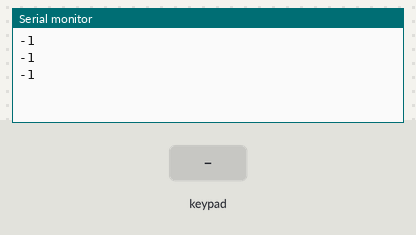
A sketch run on a simulated Arduino Uno, built with avr-gcc and run on an emulated ATmega328P. Shown: the last lines printed to the serial monitor. The test bench sets the inputs (shaded band).

Above: at 1.3 s.
1.4 s: key '1' pressed
At 1.9 s:
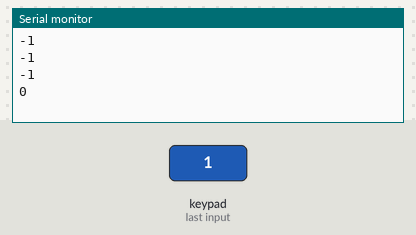
2.9 s: keypad keys 1 2 pressed 0.717 s apart
At 4.4 s:
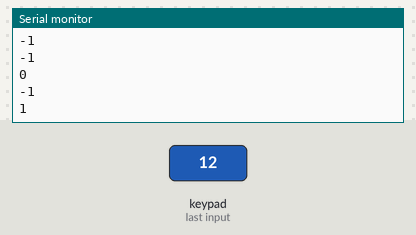
5.8 s: key '5' pressed
At 6.4 s:
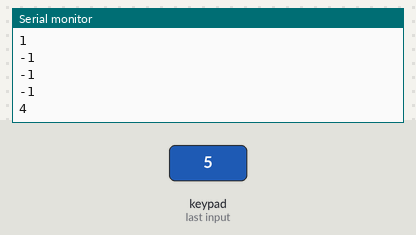
7.3 s: keypad keys 1 2 A pressed 0.717 s apart
At 9.4 s:
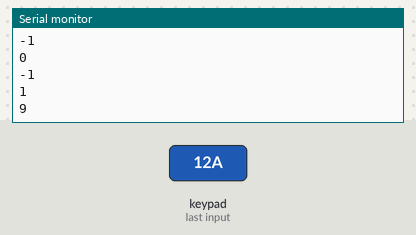
Timing chart, 0 to 10.9 s (numbered marks = the images above; inputs shaded):
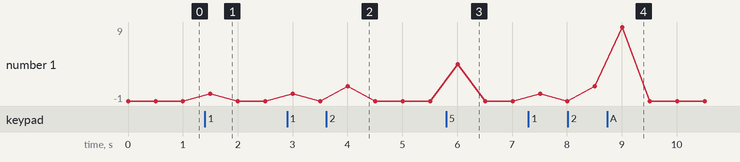

Measured:
- after the input at 1.4 s, the serial monitor: prints a new line after 0.10 s (image 1)
- after the input at 2.9 s, the serial monitor: prints a new line after 1.1 s (image 2)
- after the input at 5.8 s, the serial monitor: prints a new line after 0.21 s (image 3)
- after the input at 7.3 s, the serial monitor: prints a new line after 0.21 s (image 4)

The sketch:

ttp229_01.ino
```cpp
#include <Wire.h>
#include <TTP229.h>

TTP229 ttp229;

void setup()
{
    Wire.begin();
    Serial.begin(9600);
}

void loop()
{

    int key = ttp229.getKey();
    Serial.print(key);

    Serial.println();
    delay(500);
}
```
